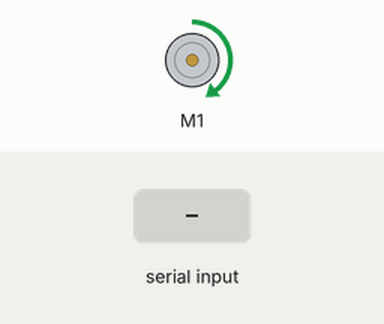
Simulated run of this sketch. Board: Arduino Uno, built with avr-gcc and run on an emulated ATmega328P. On the bench: DC motor (green arrow = forward, orange = backward, longer = faster). Inputs (shaded band) come from the test bench. What the sketch prints to the serial monitor is not drawn.

Above: at 12.2 s.
12.3 s: "1" received over Serial
At 16.79 s:
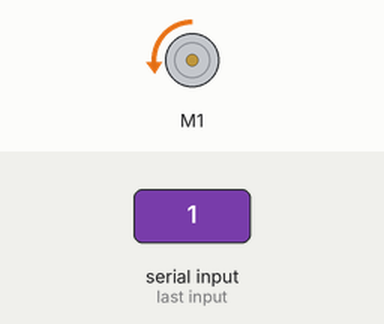
At 22.2 s:
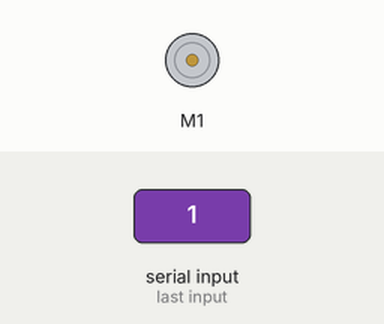
Timing chart, 0 to 23.7 s (numbered marks = the images above; inputs shaded):
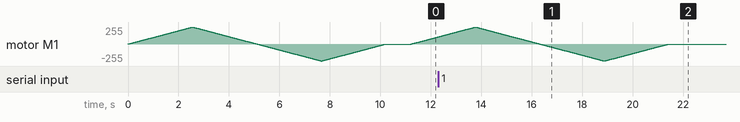

Measured:
- after the input at 12.3 s, motor M1: goes on until 21.4 s, then stays stopped

The sketch:

DCMotorTest_01.ino
```cpp
/*
This is a test sketch for the Adafruit assembled Motor Shield for Arduino v2
It won't work with v1.x motor shields! Only for the v2's with built in PWM
control

For use with the Adafruit Motor Shield v2
---->	http://www.adafruit.com/products/1438

Mauricio:
première version de test pour contrôler les moteurs via la carte arduino I2C
Le plus important est de changer l'adresse I2c pour 0x60
*/

#include <Wire.h>
#include <Adafruit_MotorShield.h>

uint8_t ciclo=0;
// Create the motor shield object with the default I2C address
//Adafruit_MotorShield AFMS = Adafruit_MotorShield();
// Or, create it with a different I2C address (say for stacking)
 Adafruit_MotorShield AFMS = Adafruit_MotorShield(0x60);


// Select which 'port' M1, M2, M3 or M4. In this case, M1
Adafruit_DCMotor *myMotor = AFMS.getMotor(1);
// You can also make another motor on port M2
//Adafruit_DCMotor *myOtherMotor = AFMS.getMotor(2);

void setup() {
  Serial.begin(9600);           // set up Serial library at 9600 bps
  Serial.println("Adafruit Motorshield v2 - DC Motor test!");

  AFMS.begin();  // create with the default frequency 1.6KHz
  //AFMS.begin(1000);  // OR with a different frequency, say 1KHz

  // Set the speed to start, from 0 (off) to 255 (max speed)
  myMotor->setSpeed(150);
  myMotor->run(FORWARD);
  // turn on motor
  myMotor->run(RELEASE);
  ciclo=0;
}

void loop() {
  uint8_t i;

  if (ciclo==0)
  {
  Serial.print("tick");

  myMotor->run(FORWARD);
  for (i=0; i<255; i++) {
    myMotor->setSpeed(i);
    delay(10);
  }
  for (i=255; i!=0; i--) {
    myMotor->setSpeed(i);
    delay(10);
  }

  Serial.print("tock");

  myMotor->run(BACKWARD);
  for (i=0; i<255; i++) {
    myMotor->setSpeed(i);
    delay(10);
  }
  for (i=255; i!=0; i--) {
    myMotor->setSpeed(i);
    delay(10);
  }

  Serial.print("tech");
  myMotor->run(RELEASE);
  delay(1000);

  if (Serial.available()>0)
  {
    Serial.println("   bye-bye");
    Serial.println("   bye-bye");
    ciclo=1;
    myMotor->setSpeed(0);
  }
  if (ciclo==1)
  {
    //do nothing
    }
  }

}
```
